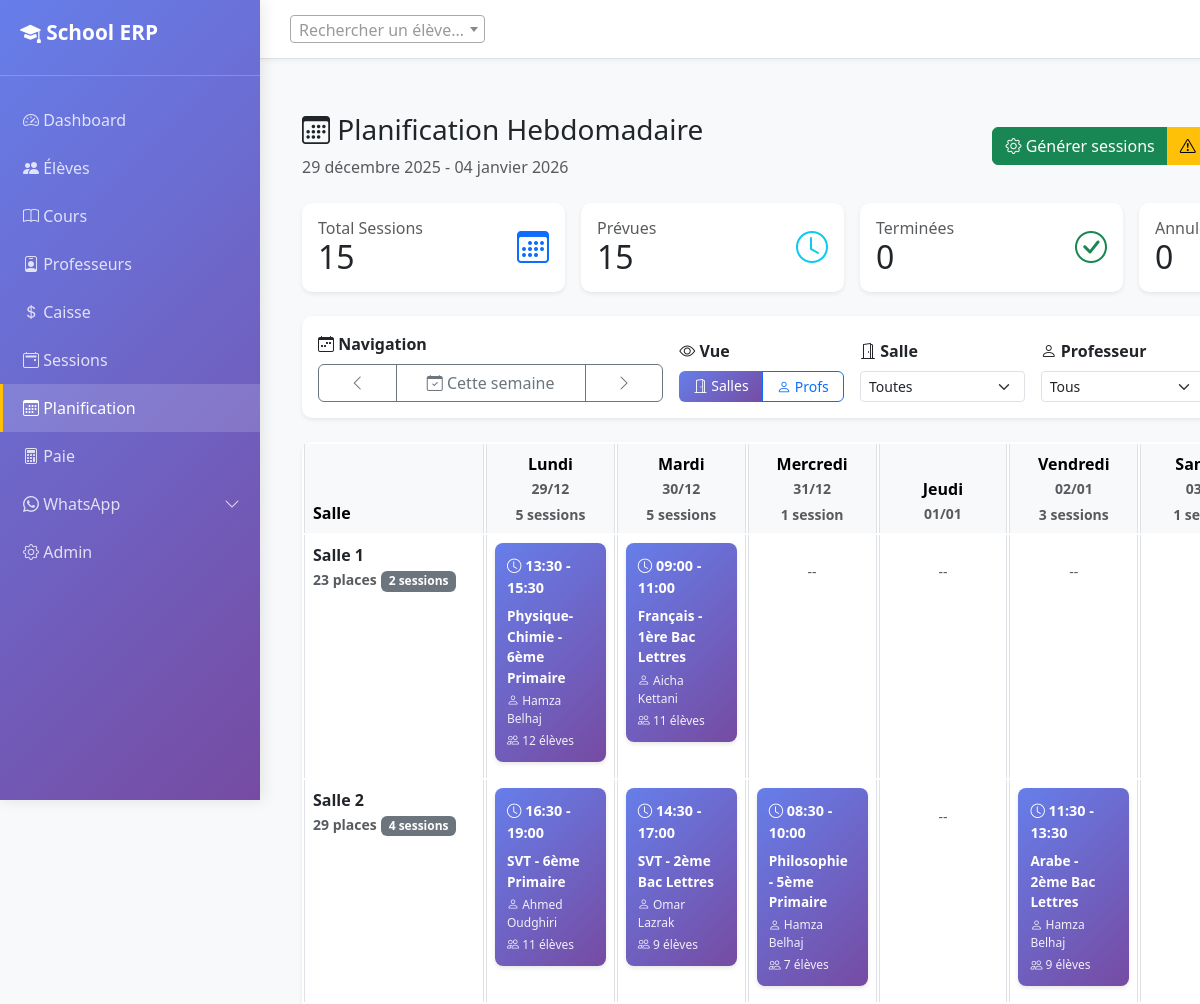
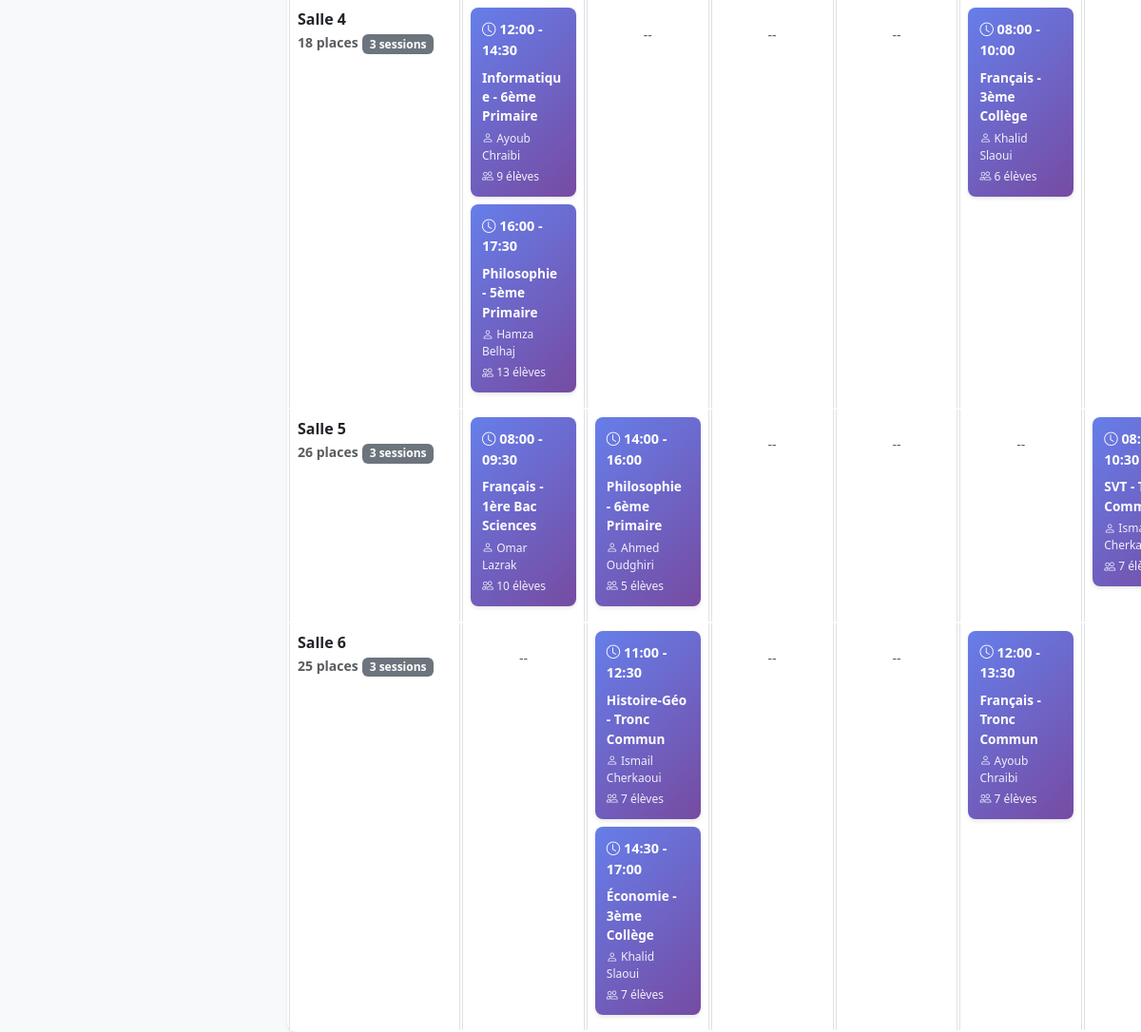
The app's page /schedule/?week=2025-12-29 (signed in, upper part), older data (2 pictures, top to bottom).
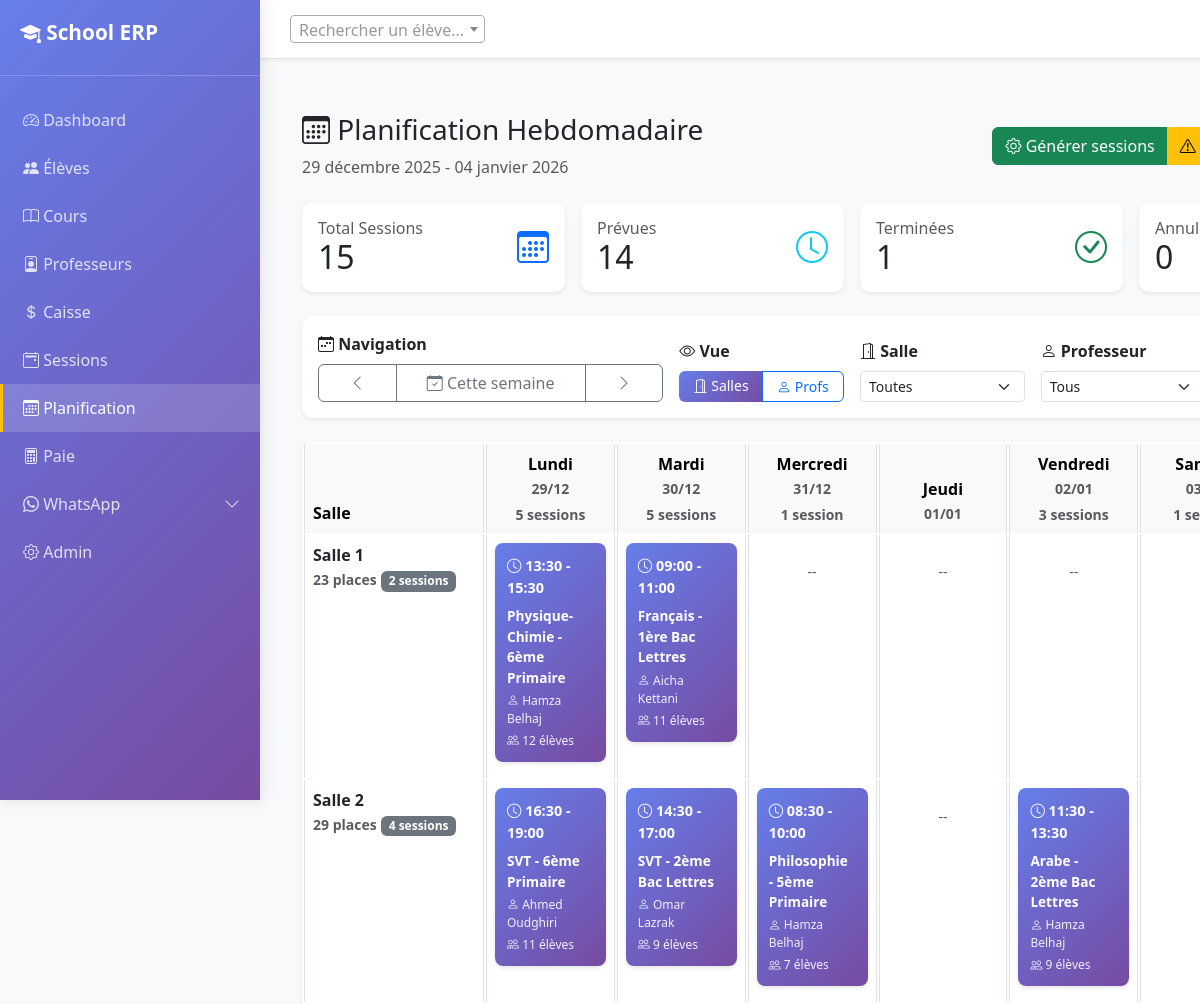
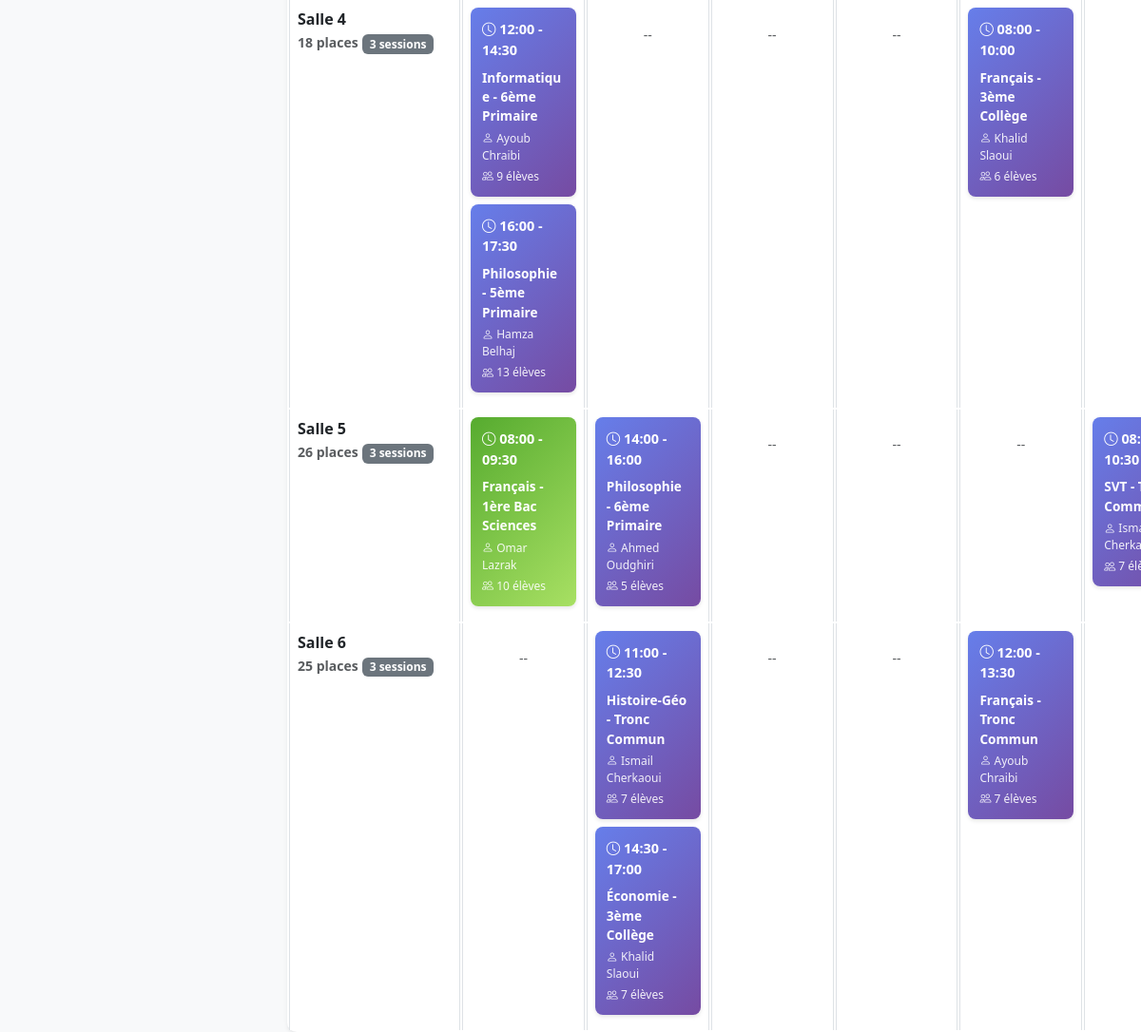
The same page, newer data (2 pictures, top to bottom).
### core/views.py (the view)
# urls.py: path('schedule/', views.sessions_schedule, name='sessions_schedule'),
def sessions_schedule(request):
    today = timezone.now().date()
    week_start = today - timedelta(days=today.weekday())
    week_end = week_start + timedelta(days=6)
    week_param = request.GET.get('week')
    if week_param:
        try:
            parsed = datetime.strptime(week_param, '%Y-%m-%d').date()
            week_start = parsed - timedelta(days=parsed.weekday())
            week_end = week_start + timedelta(days=6)
        except (ValueError, TypeError):
            pass  # Keep current week
    view_mode = request.GET.get('view', 'room')  # 'room' or 'teacher'
    room_filter = request.GET.get('room_id')
    teacher_filter = request.GET.get('teacher_id')
    status_filter = request.GET.get('status')
    dates = [week_start + timedelta(days=i) for i in range(7)]
    base_sessions = Session.objects.filter(
        date__range=[week_start, week_end]
    ).select_related(
        'group',
        'group__teacher',
        'group__room'
    ).prefetch_related(
        'group__students'
    )
    if room_filter:
        base_sessions = base_sessions.filter(group__room_id=room_filter)
    if teacher_filter:
        base_sessions = base_sessions.filter(group__teacher_id=teacher_filter)
    if status_filter:
        base_sessions = base_sessions.filter(status=status_filter)
    rooms = Room.objects.filter(is_active=True).order_by('name')
    teachers = Teacher.objects.filter(is_active=True).order_by('name')
    if view_mode == 'teacher':
        rows = _build_teacher_schedule(teachers, dates, base_sessions)
        row_label = 'Professeur'
    else:
        rows = _build_room_schedule(rooms, dates, base_sessions)
        row_label = 'Salle'
    weekdays = ['Lundi', 'Mardi', 'Mercredi', 'Jeudi', 'Vendredi', 'Samedi', 'Dimanche']
    date_labels = [
        {
            'weekday': weekdays[i],
            'date': date,
            'is_today': date == today,
            'is_weekend': i >= 5
        }
        for i, date in enumerate(dates)
    ]
    stats = _calculate_week_stats(base_sessions, dates)
    filters_active = any([room_filter, teacher_filter, status_filter])
    context = {
        'week_start': week_start,
        'week_end': week_end,
        'prev_week': week_start - timedelta(days=7),
        'next_week': week_start + timedelta(days=7),
        'dates': dates,
        'date_labels': date_labels,
        'rows': rows,
        'row_label': row_label,
        'view_mode': view_mode,
        'rooms': rooms,
        'teachers': teachers,
        'stats': stats,
        'today': today,
        'filters_active': filters_active,
        'room_filter': room_filter,
        'teacher_filter': teacher_filter,
        'status_filter': status_filter,
    }
    return render(request, 'core/sessions_schedule.html', context)

### core/templatetags/extras.py (called while the page is built)
@register.filter
def index(sequence, position):
    try:
        return sequence[position]
    except (IndexError, TypeError):
        return None

### core/templatetags/nav_active.py (called while the page is built)
@register.simple_tag(takes_context=True)
def active_if(context, *names):
    request = context.get("request")
    if not request or not request.resolver_match:
        return ""
    return "active" if request.resolver_match.url_name in names else ""

### core/utils.py (called while the page is built)
def _build_room_schedule(rooms, dates, sessions):
    rows = []
    for room in rooms:
        cells = []
        for date in dates:
            day_sessions = sessions.filter(
                group__room=room,
                date=date
            ).order_by('start_time')
            cells.append({
                'date': date,
                'sessions': list(day_sessions),
                'count': day_sessions.count()
            })
        if any(cell['count'] > 0 for cell in cells):
            rows.append({
                'entity': room,
                'entity_name': room.name,
                'entity_detail': f"{room.capacity} places",
                'cells': cells,
                'total_sessions': sum(cell['count'] for cell in cells)
            })
    return rows

### templates/core/sessions_schedule.html (shortened to what the changed rows need)
{% extends 'core/base.html' %}
{% load static extras %}
{% block content %}
<div class="container-fluid py-4">
  <div class="d-flex justify-content-between align-items-center mb-4">
    <div>
      <h1 class="h3 mb-0">
        <i class="bi bi-calendar3"></i> Planification Hebdomadaire
      </h1>
    </div>
  </div>
  <div class="row g-3 mb-4">
    <div class="col-md-3">
      <div class="card border-0 shadow-sm h-100">
        <div class="card-body">
          <div class="d-flex justify-content-between align-items-center">
            <div>
              <h2 class="mb-0">{{ stats.total }}</h2>
            </div>
          </div>
        </div>
      </div>
    </div>
    <div class="col-md-3">
      <div class="card border-0 shadow-sm h-100">
        <div class="card-body">
          <div class="d-flex justify-content-between align-items-center">
            <div>
              <h6 class="text-muted mb-0">Prévues</h6>
              <h2 class="mb-0">{{ stats.planned }}</h2>
            </div>
          </div>
        </div>
      </div>
    </div>
    <div class="col-md-3">
      <div class="card border-0 shadow-sm h-100">
        <div class="card-body">
          <div class="d-flex justify-content-between align-items-center">
            <div>
              <h6 class="text-muted mb-0">Terminées</h6>
              <h2 class="mb-0">{{ stats.done }}</h2>
            </div>
          </div>
        </div>
      </div>
    </div>
    <div class="col-md-3">
      <div class="card border-0 shadow-sm h-100">
        <div class="card-body">
          <div class="d-flex justify-content-between align-items-center">
            <div>
              <h2 class="mb-0">{{ stats.cancelled }}</h2>
            </div>
          </div>
        </div>
      </div>
    </div>
  </div>
  <div class="card border-0 shadow-sm">
    <div class="schedule-container">
      <table class="table table-bordered schedule-table mb-0">
        <thead class="table-light sticky-header">
          <tr>
            <th class="row-header-cell" style="min-width: 180px;">
              {{ row_label }}
            </th>
            {% for label in date_labels %}
              <th class="text-center day-header {% if label.is_today %}today-column{% endif %} {% if label.is_weekend %}weekend-column{% endif %}">
                <div class="fw-bold">{{ label.weekday }}</div>
                <small class="text-muted">{{ label.date|date:"d/m" }}</small>
                {% with day_stats=stats.by_day|index:forloop.counter0 %}
                {% if day_stats and day_stats.total > 0 %}
                    <small class="text-muted d-block mt-1">
                    {{ day_stats.total }} session{{ day_stats.total|pluralize }}
                    </small>
                {% endif %}
                {% endwith %}
              </th>
            {% endfor %}
          </tr>
        </thead>
      </table>
    </div>
  </div>
</div>
{% endblock %}

Row changes from the older to the newer data that the page shows:
changed Session "Français - 1ère Bac Sciences": status "PLANNED" → "DONE" (drawn)
Text that changed along with them:
{{ stats.planned }}: "15" → "14"
{{ stats.done }}: "0" → "1"
